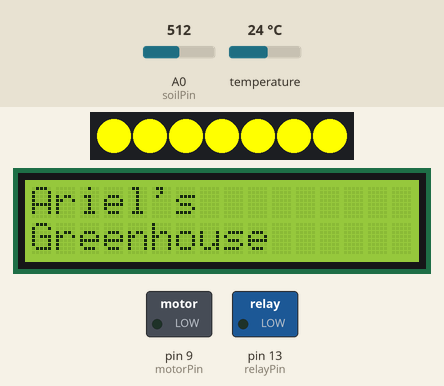
This sketch was run on a simulated Arduino Uno, built with avr-gcc and run on an emulated ATmega328P. On the bench: 7 RGB LEDs in strip order, left to right, 16×2 character LCD, switched loads named in the sketch (green lamp = pin HIGH). Inputs (shaded band) come from the test bench; at power-on: temperature 24 °C, A0 (soilPin) = 512.

Above: at 1.2 s.
1.3 s: temperature set to 12 °C
13.2 s: A0 (soilPin) set to 483
23.0 s: temperature set to 19 °C
At 30.1 s:
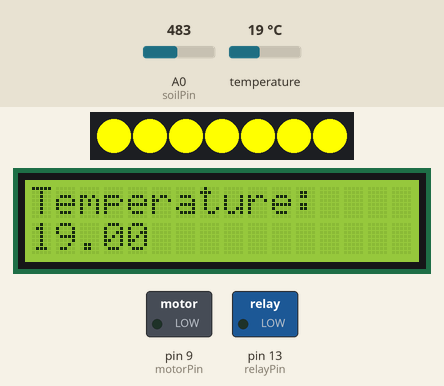
31.7 s: A0 (soilPin) set to 510
At 40.4 s:
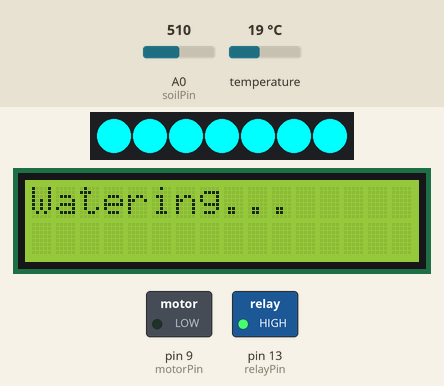
40.5 s: temperature set to 28 °C
At 49.7 s:
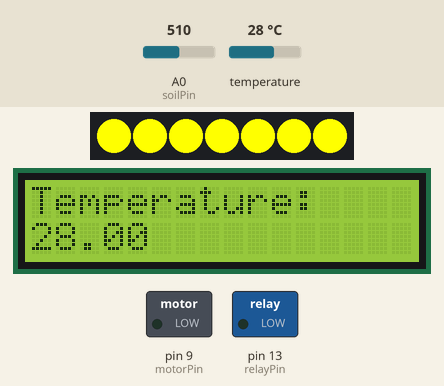
51.4 s: A0 (soilPin) set to 490
At 55.8 s:
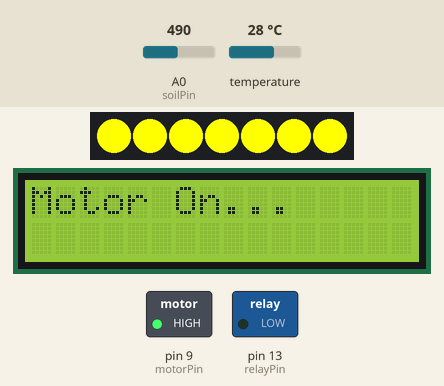
Timing chart, 0 to 57.3 s (numbered marks = the images above; inputs shaded):
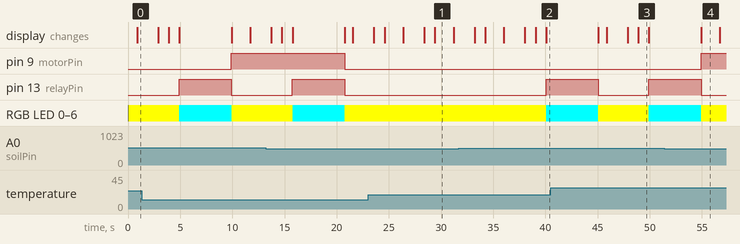

The sketch:

FinalCodeV3.ino
```cpp
//Ariel Syal
//705163
//TER3M0
//Mr.Chauhan
//1/19/2023

#include <Wire.h>
#include <LiquidCrystal_I2C.h>
#include <OneWire.h>
#include <DallasTemperature.h>
#include <Adafruit_NeoPixel.h>

#define LED_PIN 6
Adafruit_NeoPixel jewel = Adafruit_NeoPixel(7, LED_PIN, NEO_GRB + NEO_KHZ800);

LiquidCrystal_I2C lcd(0x27, 16, 2); //initialize lcd with i2c address and lcd size
const int soilPin = A0; //soil moisture sensor pin
int soilValue;
const int tempPin = 2; //temperature sensor pin
OneWire oneWire(tempPin); //initialize OneWire communication
DallasTemperature sensors(&oneWire); //initialize DallasTemperature library
float tempC;
const int relayPin = 13; //relay pin
const int motorPin = 9; //motor pin
const int soilThreshold = 500; //set soil moisture threshold value
bool relayStatus = false; //initialize relay status as off
const int tempThreshold = 21; //set temperature threshold value

void setup() {
  jewel.begin();
  for(int i = 0; i < 7; i++) {
    jewel.setPixelColor(i, 255, 255, 0); //set all lights to yellow (sun)
  }
  jewel.show();

  lcd.init(); //initialize lcd
  lcd.backlight(); //turn on lcd backlight
  pinMode(soilPin, INPUT); //set soil moisture sensor pin as input
  sensors.begin(); //start temperature sensor communication
  pinMode(relayPin, OUTPUT); //set relay pin as output
  pinMode(motorPin, OUTPUT); //set motor pin as output
  digitalWrite(relayPin, LOW); //initialize relay as off
  digitalWrite(motorPin, LOW);
}

void loop() {
  soilValue = analogRead(soilPin); //read soil moisture sensor value
  sensors.requestTemperatures(); //request temperature from sensor
  tempC = sensors.getTempCByIndex(0); //get temperature in Celsius
  lcd.clear(); //clear lcd
  lcd.print("Ariel's");
  lcd.setCursor(0, 1); //move cursor to second line
  lcd.print("Greenhouse");
  delay(2000);
  lcd.clear(); //clear lcd
  lcd.print("Soil Moisture:"); //print "Soil Moisture:" on first line
  lcd.setCursor(0, 1); //move cursor to second line
  lcd.print(soilValue); //print soil moisture sensor value
  delay(1000);
  lcd.clear();
  lcd.print("Temperature:"); //print "Temperature:" on first line
  lcd.setCursor(0, 1); //move cursor to second line
  lcd.print(tempC); //print temperature value
  delay(1000);

  if(soilValue > soilThreshold) { //if soil moisture is less than threshold
      digitalWrite(relayPin, HIGH);
    for(int i = 0; i < 7; i++) {
      jewel.setPixelColor(i, 0, 255, 255); //change color of all lights to blue (Watering)
    }
    jewel.show();
    lcd.clear();
    lcd.print("Watering..."); //print "Watering..." on the first line
    delay(5000); //wait for 5 seconds
    for(int i = 0; i < 7; i++) {
      jewel.setPixelColor(i, 255, 255, 0); //set all lights to yellow (sun)
    }
    jewel.show();
    digitalWrite(relayPin, LOW); //turn off relay
  }

  if(tempC > tempThreshold) { //if temperature is above threshold
    digitalWrite(motorPin, HIGH); //turn on motor
    lcd.clear();
    lcd.print("Motor On..."); //print "Motor On..." on the first line
    delay(1000);//wait one second
  } else {
    digitalWrite(motorPin, LOW); //turn off motor
  }
}
```

Measured:
- after the input at 31.7 s, pin 13 (relayPin): LOW → HIGH after 8.4 s
- after the input at 51.4 s, pin 13 (relayPin): goes on until 54.9 s, then stays LOW
- what the display in image 1 shows lasts 1.8 s, from 29.4 s to 31.2 s
- what the display in image 3 shows lasts 1.0 s, from 48.9 s to 49.9 s
